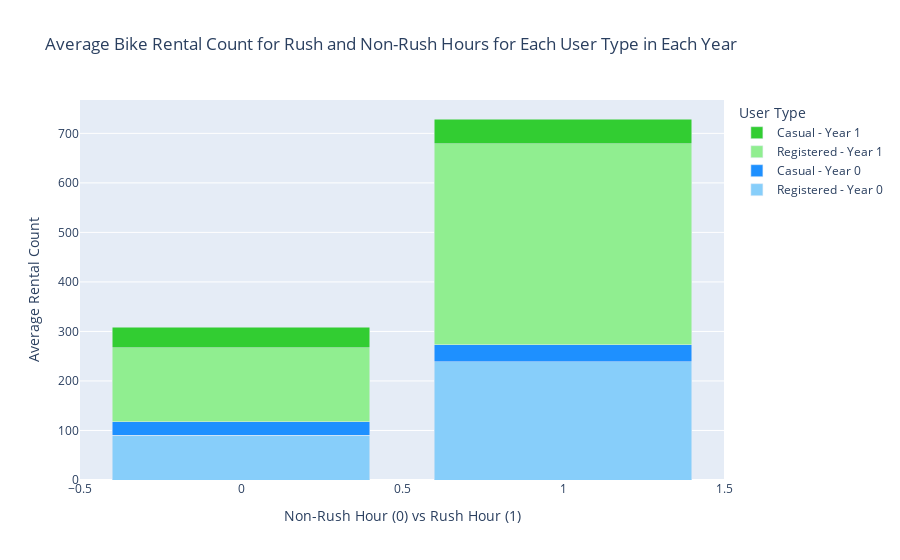

Write notebook code for a chart like this one.
### Code cell
# I want to create a graph with plotty that shows the difference between the average number of bikes rented in rush hours and non-
#  hours, also differentiating between casual and registered users
data['is_rush_hour'] = data['hr'].apply(lambda x: 1 if (7 <= x < 9) or (17 <= x < 19) else 0)
rush_hour_demand = data.groupby(['is_rush_hour', 'yr'])[['registered', 'casual', 'cnt']].mean().reset_index()

# I want to use a stacked bar plot
fig = go.Figure()

# Bar plot for year 0
fig.add_trace(go.Bar(x=rush_hour_demand[rush_hour_demand['yr'] == 0]['is_rush_hour'], y=rush_hour_demand[rush_hour_demand['yr'] == 0]['registered'],
                     name='Registered - Year 0', marker_color='lightskyblue'))
fig.add_trace(go.Bar(x=rush_hour_demand[rush_hour_demand['yr'] == 0]['is_rush_hour'], y=rush_hour_demand[rush_hour_demand['yr'] == 0]['casual'],
                        name='Casual - Year 0', marker_color='dodgerblue'))

# Bar plot for year 1
fig.add_trace(go.Bar(x=rush_hour_demand[rush_hour_demand['yr'] == 1]['is_rush_hour'], y=rush_hour_demand[rush_hour_demand['yr'] == 1]['registered'],
                     name='Registered - Year 1', marker_color='lightgreen'))
fig.add_trace(go.Bar(x=rush_hour_demand[rush_hour_demand['yr'] == 1]['is_rush_hour'], y=rush_hour_demand[rush_hour_demand['yr'] == 1]['casual'],
                        name='Casual - Year 1', marker_color='limegreen'))

# Update the layout
fig.update_layout(title='Average Bike Rental Count for Rush and Non-Rush Hours for Each User Type in Each Year',
                  xaxis_title='Non-Rush Hour (0) vs Rush Hour (1)',
                  yaxis_title='Average Rental Count',
                  legend_title='User Type',
                  barmode='stack')

# Show the plot
fig.show()

### Figure 1 — Plotly figure (JSON) as saved in the notebook; plotly's stock layout.template omitted (floating-point values rounded to 4 significant figures)
{"data": [{"marker": {"color": "lightskyblue"}, "name": "Registered - Year 0", "type": "bar", "x": [0, 1], "y": [90.27, 238.5]}, {"marker": {"color": "dodgerblue"}, "name": "Casual - Year 0", "type": "bar", "x": [0, 1], "y": [27.39, 34.58]}, {"marker": {"color": "lightgreen"}, "name": "Registered - Year 1", "type": "bar", "x": [0, 1], "y": [149.0, 406.4]}, {"marker": {"color": "limegreen"}, "name": "Casual - Year 1", "type": "bar", "x": [0, 1], "y": [41.3, 49.55]}], "layout": {"barmode": "stack", "legend": {"title": {"text": "User Type"}}, "title": {"text": "Average Bike Rental Count for Rush and Non-Rush Hours for Each User Type in Each Year"}, "xaxis": {"title": {"text": "Non-Rush Hour (0) vs Rush Hour (1)"}}, "yaxis": {"title": {"text": "Average Rental Count"}}}}
